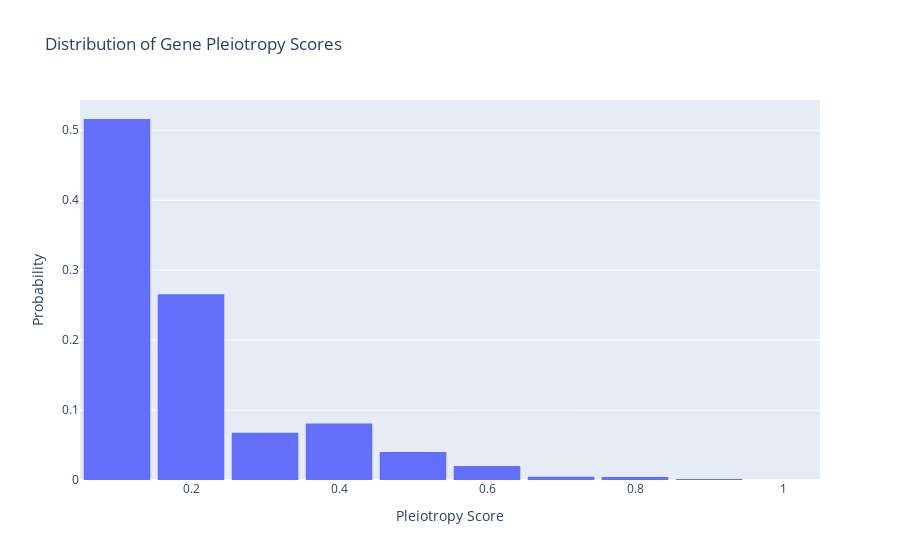

Notebook code for this chart:
### Code cell
fig = px.histogram(
    genes_pd,
    x="pleiotropy",
    histnorm="probability",
    nbins=18,
    title="Distribution of Gene Pleiotropy Scores",
    color_discrete_sequence=["#636EFA"],
)
fig.update_layout(
    xaxis_title="Pleiotropy Score",
    yaxis_title="Probability",
    bargap=0.1
)
fig.show()

### Figure 1 — Plotly figure (JSON) as saved in the notebook; plotly's stock layout.template omitted (floating-point values rounded to 4 significant figures; data arrays with more than 128 entries replaced by an {"elided": "..."} marker saying what was removed)
{"data": [{"alignmentgroup": "True", "bingroup": "x", "histnorm": "probability", "hovertemplate": "pleiotropy=%{x}<br>probability=%{y}<extra></extra>", "legendgroup": "", "marker": {"color": "#636EFA", "pattern": {"shape": ""}}, "name": "", "nbinsx": 18, "offsetgroup": "", "orientation": "v", "showlegend": false, "type": "histogram", "x": {"elided": "6999 float values"}, "xaxis": "x", "yaxis": "y"}], "layout": {"bargap": 0.1, "barmode": "relative", "legend": {"tracegroupgap": 0}, "title": {"text": "Distribution of Gene Pleiotropy Scores"}, "xaxis": {"anchor": "y", "domain": [0, 1], "title": {"text": "Pleiotropy Score"}}, "yaxis": {"anchor": "x", "domain": [0, 1], "title": {"text": "Probability"}}}}
